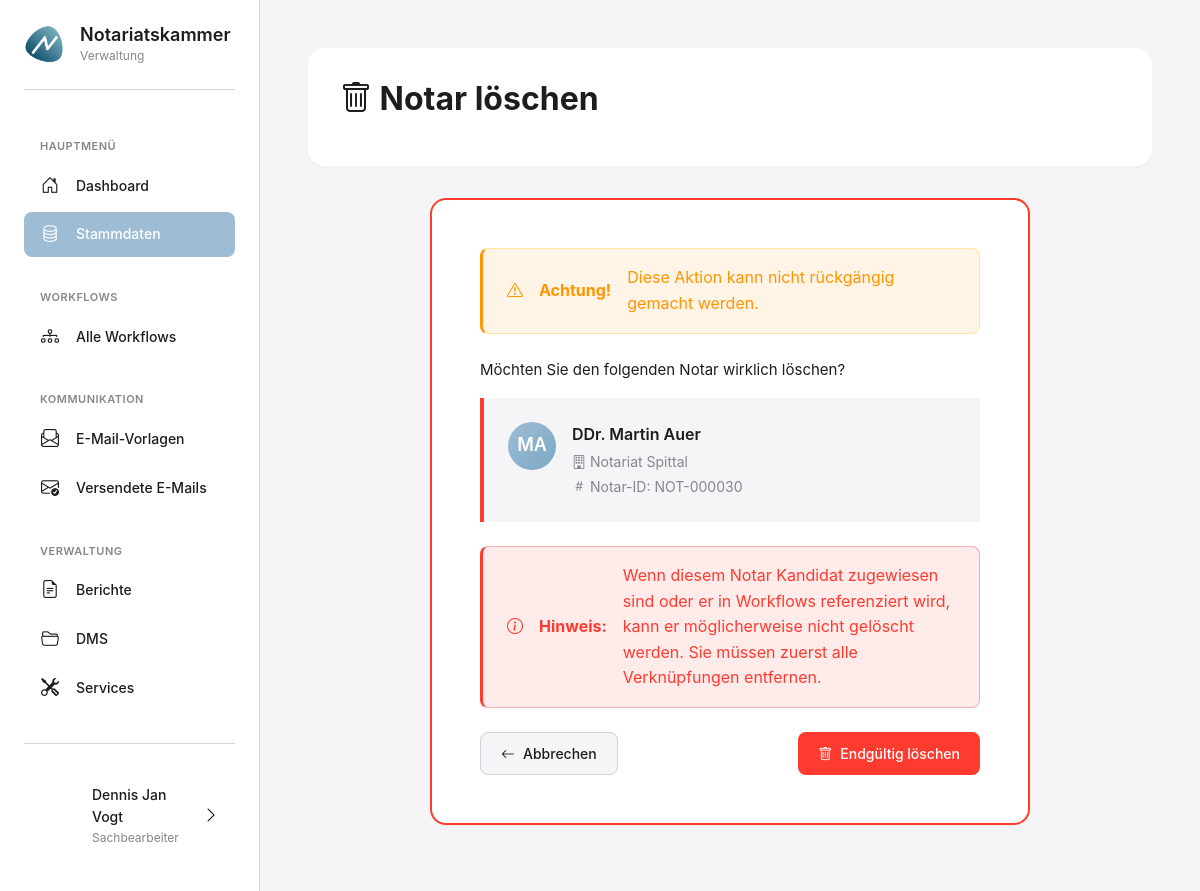
Page /stammdaten/notare/NOT-000030/loeschen/ (signed in) on the committed database.
### apps/benutzer/models.py (models this page shows, shortened)
class KammerBenutzer(AbstractUser):
    ROLLEN = [
        ('admin', 'Administrator'),
        ('sachbearbeiter', 'Sachbearbeiter'),
        ('leitung', 'Leitung'),
    ]
    rolle = models.CharField(
        max_length=20,
        choices=ROLLEN,
        default='sachbearbeiter',
        verbose_name='Rolle'
    )
    abteilung = models.CharField(
        max_length=100,
        blank=True,
        verbose_name='Abteilung',
        help_text='z.B. "Zulassungen", "Aufsicht", "Allgemein"'
    )
    telefon = models.CharField(
        max_length=50,
        blank=True,
        verbose_name='Telefon'
    )
    profilbild = models.ImageField(
        upload_to='profilbilder/',
        blank=True,
        null=True,
        verbose_name='Profilbild',
        help_text='Profilbild des Benutzers'
    )
    class Meta:
        verbose_name = 'Kammermitarbeiter'
        verbose_name_plural = 'Kammermitarbeiter'
        ordering = ['last_name', 'first_name']

### apps/personen/models.py (models this page shows, shortened)
class PersonBasis(ZeitstempelModel, AktivModel):
    vorname = models.CharField(
        max_length=100,
        verbose_name='Vorname'
    )
    nachname = models.CharField(
        max_length=100,
        verbose_name='Nachname'
    )
    titel = models.CharField(
        max_length=50,
        blank=True,
        verbose_name='Titel',
        help_text='z.B. "Dr.", "Prof. Dr."'
    )
    email = models.EmailField(
        unique=True,
        verbose_name='E-Mail'
    )
    telefon = models.CharField(
        max_length=50,
        blank=True,
        verbose_name='Telefon'
    )
    beginn_datum = models.DateField(
        verbose_name='Beginn',
        help_text='Beginn der Tätigkeit'
    )
    ende_datum = models.DateField(
        null=True,
        blank=True,
        verbose_name='Ende',
        help_text='Ende der Tätigkeit (falls beendet)'
    )
    class Meta:
        abstract = True
    def get_voller_name(self):
        teile = [self.titel, self.vorname, self.nachname]
        return ' '.join(filter(None, teile))

class Notar(PersonBasis):
    notarstelle = models.ForeignKey(
        Notarstelle,
        on_delete=models.PROTECT,
        related_name='notare',
        verbose_name='Notarstelle'
    )
    notar_id = models.CharField(
        max_length=50,
        unique=True,
        verbose_name='Bezeichnung',
        help_text='Format: NOT-000001'
    )
    bestellt_am = models.DateField(
        verbose_name='Bestellt am',
        help_text='Datum der Bestellung zum Notar'
    )
    war_vorher_anwaerter = models.BooleanField(
        default=False,
        verbose_name='War vorher Notariatskandidat',
        help_text='Hat die Person vorher als Notariatskandidat gearbeitet?'
    )
    notiz = models.TextField(
        blank=True,
        verbose_name='Notizen',
        help_text='Interne Notizen und Bemerkungen'
    )
    class Meta:
        verbose_name = 'Notar'
        verbose_name_plural = 'Notare'
        ordering = ['nachname', 'vorname']
        indexes = [
            models.Index(fields=['notar_id']),
            models.Index(fields=['notarstelle', 'ist_aktiv']),
            models.Index(fields=['nachname', 'vorname']),
        ]

### apps/notarstellen/models.py (models this page shows, shortened)
class Notarstelle(ZeitstempelModel, AktivModel):
    bezeichnung = models.CharField(
        max_length=50,
        primary_key=True,
        verbose_name='Bezeichnung',
        help_text='Format: NST-000001'
    )
    name = models.CharField(
        max_length=200,
        verbose_name='Name',
        help_text='Offizieller Name der Notarstelle'
    )
    strasse = models.CharField(
        max_length=200,
        verbose_name='Straße'
    )
    plz = models.CharField(
        max_length=10,
        verbose_name='PLZ'
    )
    stadt = models.CharField(
        max_length=100,
        verbose_name='Stadt'
    )
    bundesland = models.CharField(
        max_length=100,
        blank=True,
        verbose_name='Bundesland'
    )
    sprengel = models.ForeignKey(
        'sprengel.Sprengel',
        on_delete=models.PROTECT,
        related_name='notarstellen',
        null=True,
        blank=True,
        verbose_name='Sprengel',
        help_text='Zugehöriger Notarsprengel (Gerichtsbezirk)'
    )
    telefon = models.CharField(
        max_length=50,
        blank=True,
        verbose_name='Telefon'
    )
    email = models.EmailField(
        blank=True,
        verbose_name='E-Mail'
    )
    besetzt_seit = models.DateField(
        null=True,
        blank=True,
        verbose_name='Besetzt seit',
        help_text='Datum der letzten Besetzung'
    )
    notiz = models.TextField(
        blank=True,
        verbose_name='Notizen',
        help_text='Interne Notizen und Bemerkungen'
    )
    class Meta:
        verbose_name = 'Notarstelle'
        verbose_name_plural = 'Notarstellen'
        ordering = ['bezeichnung']
        indexes = [
            models.Index(fields=['ist_aktiv']),
            models.Index(fields=['stadt']),
        ]

### apps/personen/views.py (the view)
# urls.py: path('notare/<str:notar_id>/loeschen/', views.notar_loeschen_view, name='notar_loeschen'),
@login_required
def notar_loeschen_view(request, notar_id):
    notar = get_object_or_404(Notar, notar_id=notar_id)
    if request.method == 'POST':
        name = notar.get_voller_name()
        notar.delete()
        messages.success(request, f'Notar "{name}" wurde gelöscht.')
        return redirect('notare_liste')
    context = {
        'notar': notar,
    }
    return render(request, 'personen/notar_loeschen.html', context)

### templates/personen/notar_loeschen.html (shortened to what this page needs)
{% extends 'base_modern.html' %}
{% load static %}
{% block content %}
<div class="page-header">
    <div class="page-header-top">
        <div>
            <h1 class="page-title">
                <i class="bi bi-trash"></i> Notar löschen
            </h1>
        </div>
    </div>
</div>
<div style="max-width: 600px; margin: 0 auto;">
    <div class="card" style="border: 2px solid var(--danger);">
        <div class="card-body">
            <div class="alert alert-warning" style="margin-bottom: var(--spacing-lg);">
                <i class="bi bi-exclamation-triangle"></i>
                <strong>Achtung!</strong> Diese Aktion kann nicht rückgängig gemacht werden.
            </div>
            <p style="margin-bottom: var(--spacing-md); font-size: 15px;">
                Möchten Sie den folgenden Notar wirklich löschen?
            </p>
            <div style="padding: var(--spacing-lg); background: var(--bg-primary); border-radius: var(--border-radius); margin-bottom: var(--spacing-lg); border-left: 4px solid var(--danger);">
                <div style="display: flex; align-items: start; gap: var(--spacing-md);">
                    <div style="width: 48px; height: 48px; border-radius: 50%; background: linear-gradient(135deg, var(--primary-color), #7BA8C4); display: flex; align-items: center; justify-content: center; color: white; font-size: 18px; font-weight: 600; flex-shrink: 0;">
                        {{ notar.vorname.0 }}{{ notar.nachname.0 }}
                    </div>
                    <div style="flex: 1;">
                        <div style="font-weight: 600; font-size: 16px; margin-bottom: 4px;">
                            {{ notar.get_voller_name }}
                        </div>
                        <div style="font-size: 14px; color: var(--text-secondary); margin-bottom: 2px;">
                            <i class="bi bi-building"></i> {{ notar.notarstelle.name }}
                        </div>
                        <div style="font-size: 14px; color: var(--text-secondary);">
                            <i class="bi bi-hash"></i> Notar-ID: {{ notar.notar_id }}
                        </div>
                    </div>
                </div>
            </div>
            <div class="alert alert-danger" style="margin-bottom: var(--spacing-lg);">
                <i class="bi bi-info-circle"></i>
                <strong>Hinweis:</strong> Wenn diesem Notar Kandidat zugewiesen sind oder er in Workflows referenziert wird,
                kann er möglicherweise nicht gelöscht werden. Sie müssen zuerst alle Verknüpfungen entfernen.
            </div>
            <form method="post">
                <div style="display: flex; justify-content: space-between; gap: var(--spacing-md);">
                    <a href="{% url 'notar_detail' notar.notar_id %}" class="btn btn-secondary">
                        <i class="bi bi-arrow-left"></i> Abbrechen
                    </a>
                    <button type="submit" class="btn btn-danger">
                        <i class="bi bi-trash"></i> Endgültig löschen
                    </button>
                </div>
            </form>
        </div>
    </div>
</div>
{% endblock %}

### templates/base_modern.html (shortened to what this page needs)
{% load static %}
<!DOCTYPE html>
<html lang="de">
<head>
    <link href="https://cdn.jsdelivr.net/npm/bootstrap@5.3.0/dist/css/bootstrap.min.css" rel="stylesheet">
    <link rel="stylesheet" href="https://cdn.jsdelivr.net/npm/bootstrap-icons@1.11.3/font/bootstrap-icons.min.css">
    <link rel="stylesheet" href="{% static 'css/modern-style.css' %}">
</head>
<body>
    <aside class="sidebar">
        <a href="{% url 'dashboard' %}" class="sidebar-logo" style="text-decoration: none; color: inherit; cursor: pointer;">
            <div class="sidebar-logo-icon">
                <img src="{% static 'images/logo.png' %}" alt="Notariatskammer Logo" style="width: 100%; height: 100%; object-fit: contain;">
            </div>
            <div class="sidebar-logo-text">
                <h1>Notariatskammer</h1>
                <p>Verwaltung</p>
            </div>
        </a>
        <nav class="sidebar-nav">
            <div class="sidebar-nav-section">
                <div class="sidebar-nav-section-title">Hauptmenü</div>
                <ul>
                    <li class="sidebar-nav-item">
                        <a href="{% url 'dashboard' %}" class="sidebar-nav-link {% if request.resolver_match.url_name == 'dashboard' %}active{% endif %}">
                            <i class="bi bi-house-door"></i>
                            <span>Dashboard</span>
                        </a>
                    </li>
                    <li class="sidebar-nav-item">
                        <button type="button" class="sidebar-nav-link {% if 'stammdaten' in request.path %}active{% endif %}" onclick="openStammdatenModal()">
                            <i class="bi bi-database"></i>
                            <span>Stammdaten</span>
                        </button>
                    </li>
                </ul>
            </div>
            <div class="sidebar-nav-section">
                <div class="sidebar-nav-section-title">Workflows</div>
                <ul>
                    <li class="sidebar-nav-item">
                        <a href="{% url 'workflow_liste' %}" class="sidebar-nav-link {% if 'workflows' in request.path and 'workflow_liste' in request.resolver_match.url_name %}active{% endif %}">
                            <i class="bi bi-diagram-3"></i>
                            <span>Alle Workflows</span>
                        </a>
                    </li>
                </ul>
            </div>
            <div class="sidebar-nav-section">
                <div class="sidebar-nav-section-title">Kommunikation</div>
                <ul>
                    <li class="sidebar-nav-item">
                        <a href="{% url 'vorlagen_liste' %}" class="sidebar-nav-link {% if 'vorlagen' in request.path %}active{% endif %}">
                            <i class="bi bi-envelope-paper"></i>
                            <span>E-Mail-Vorlagen</span>
                        </a>
                    </li>
                    <li class="sidebar-nav-item">
                        <a href="{% url 'gesendete_emails' %}" class="sidebar-nav-link {% if 'gesendete_emails' in request.resolver_match.url_name %}active{% endif %}">
                            <i class="bi bi-envelope-check"></i>
                            <span>Versendete E-Mails</span>
                        </a>
                    </li>
                </ul>
            </div>
            <div class="sidebar-nav-section">
                <div class="sidebar-nav-section-title">Verwaltung</div>
                <ul>
                    <li class="sidebar-nav-item">
                        <a href="{% url 'berichte_uebersicht' %}" class="sidebar-nav-link {% if 'berichte' in request.path %}active{% endif %}">
                            <i class="bi bi-file-earmark-text"></i>
                            <span>Berichte</span>
                        </a>
                    </li>
                    <li class="sidebar-nav-item">
                        <a href="/dms/" class="sidebar-nav-link {% if 'dms' in request.path %}active{% endif %}">
                            <i class="bi bi-folder2-open"></i>
                            <span>DMS</span>
                        </a>
                    </li>
                    <li class="sidebar-nav-item">
                        <a href="{% url 'service_katalog' %}" class="sidebar-nav-link {% if 'services' in request.path %}active{% endif %}">
                            <i class="bi bi-tools"></i>
                            <span>Services</span>
                        </a>
                    </li>
                </ul>
            </div>
        </nav>
        <div class="user-menu">
            <button class="user-menu-button" type="button" onclick="toggleUserProfileMenu(event)">
                <div class="user-avatar" {% if user.profilbild %}style="background-image: url('{{ user.profilbild.url }}'); background-size: cover; background-position: center; font-size: 0;"{% endif %}>
                </div>
                <div class="user-info">
                    <div class="user-name">{{ user.get_full_name|default:user.username }}</div>
                    <div class="user-role">{{ user.get_rolle_display|default:"Benutzer" }}</div>
                </div>
                <i class="bi bi-chevron-right"></i>
            </button>
        </div>
    </aside>
    <main class="main-content">
        {% block content %}{% endblock %}
    </main>
</body>
</html>

### rows in the picture
KammerBenutzer: get_full_name "Dennis Jan Vogt", rolle "Sachbearbeiter"
Notar: vorname.0 "M", nachname.0 "A", get_voller_name "DDr. Martin Auer", notarstelle.name "Notariat Spittal", notar_id "NOT-000030"
